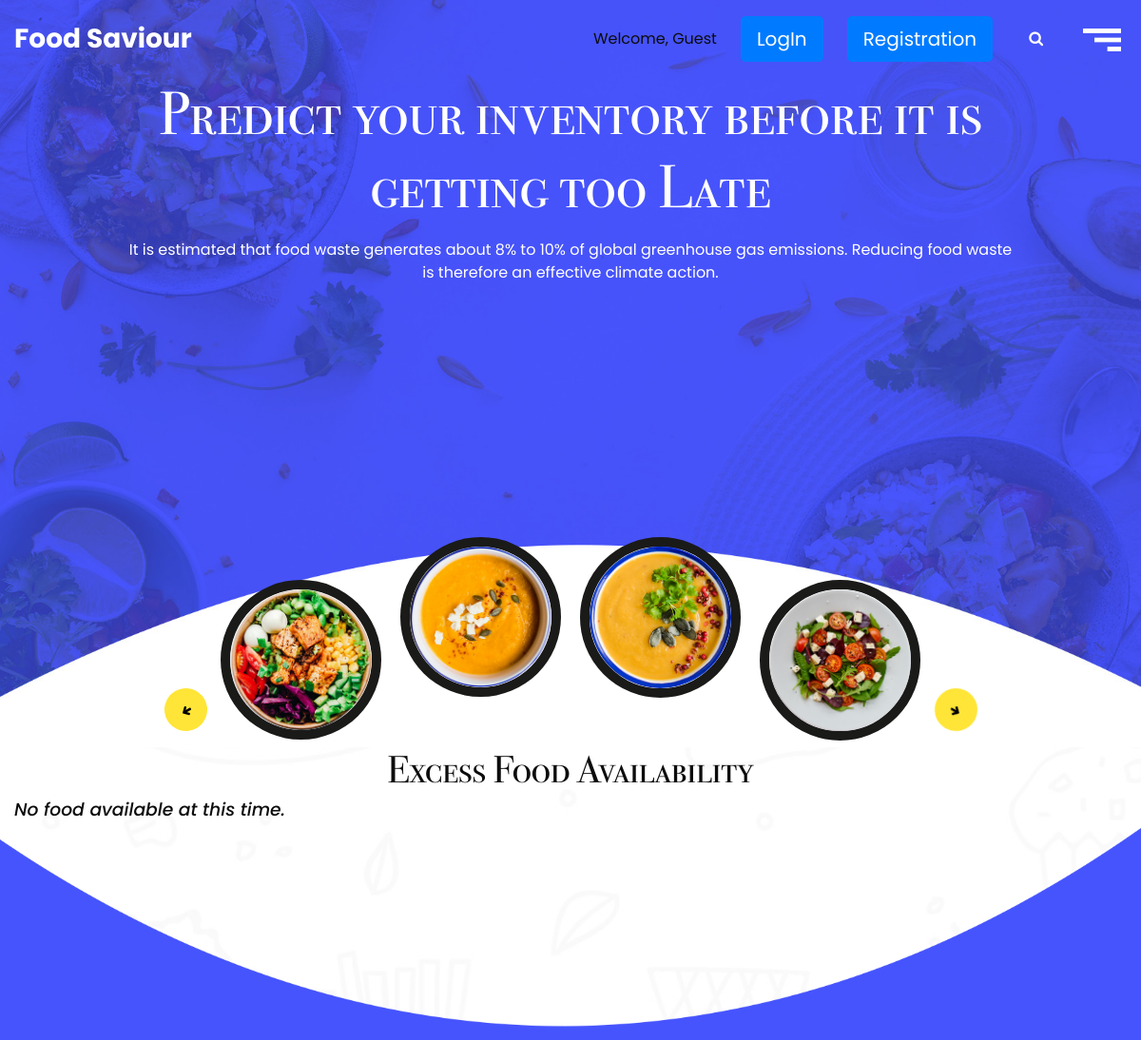
Before: / (upper part) with the older database file.
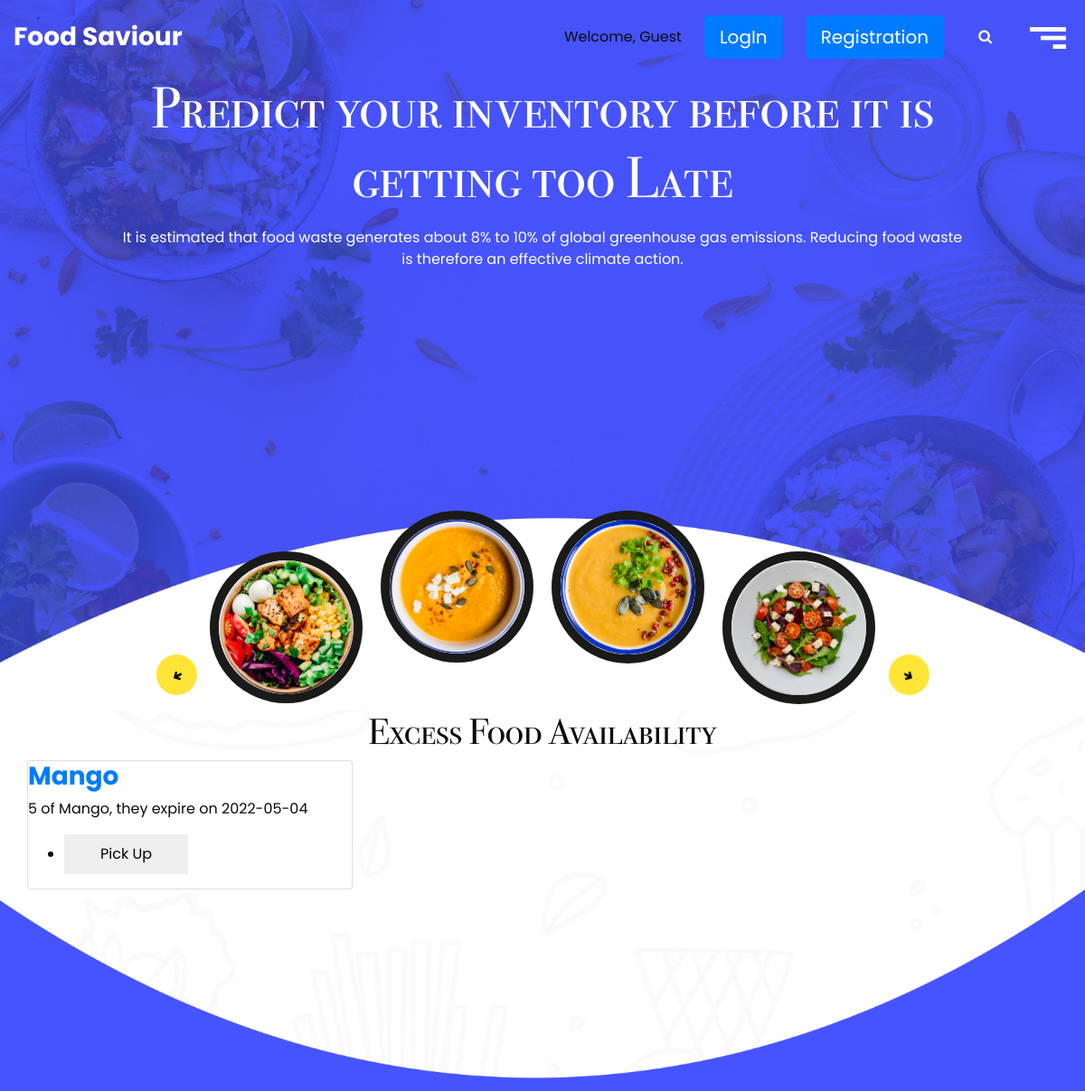
After: the same page with the newer database file.
### InventoryManagementApp/models.py (models this page shows)
class Food(models.Model):
    name = models.CharField(max_length=100)
    amount = models.CharField(max_length=100)
    expiration = models.CharField(max_length=100)
    address = models.CharField(max_length=1000, default='Carnegie Mellon')
    key = models.CharField(max_length=1200, default='asdf')
    phone = PhoneNumberField(unique = True, null = False, blank = False)

### InventoryManagementApp/views.py (the view, shortened to what this page needs)
# urls.py: path('', views.index, name='index'),
@csrf_exempt
def index(request):
    food_pickup_info = ''
    template_name = 'index.html'
    all_entries = Food.objects.all()  # get all foods
    return render(request, 'index.html', {'food_list': list(all_entries), 'food_pickup_info': food_pickup_info})

### InventoryManagementApp/Templates/index.html (shortened to what this page needs)
<!DOCTYPE html>
{% load static %}
<html>
<head>
  	<link href="{% static 'css/bootstrap.css' %}" rel="stylesheet">
  	<link href="{% static 'css/font-awesome.min.css' %}" rel="stylesheet">
  <link rel="stylesheet" href="https://cdnjs.cloudflare.com/ajax/libs/jquery-nice-select/1.1.0/css/nice-select.min.css" />
  <link rel="stylesheet" href="https://cdnjs.cloudflare.com/ajax/libs/slick-carousel/1.9.0/slick.min.css" />
  <link rel="stylesheet" href="https://cdnjs.cloudflare.com/ajax/libs/slick-carousel/1.9.0/slick-theme.min.css.map" />
  	<link href="{% static '/css/style.css' %}" rel="stylesheet">
    <link href="{% static 'css/responsive.css' %}" rel="stylesheet">
</head>
<body>
  <div class="hero_area">
    <header class="header_section">
      <div class="container-fluid">
        <nav class="navbar navbar-expand-lg custom_nav-container">
          <a class="navbar-brand" href="index.html">
            <span>
              Food Saviour
            </span>
          </a>
          <div class="" id="">
            <div class="User_option">
              <span class="display-8">Welcome, {{user.first_name.title|default:'Guest'}}</span>
              {% if user.is_authenticated %}
                <a class="btn btn-primary btn-lg" href="{% url 'users-profile' %}" class="nav-item nav-link">Profile</a>
                <a class="btn btn-primary btn-lg" href="{% url 'logout' %}" role="button">Logout</a>
            {% else %}
                <a class="btn btn-primary btn-lg" href="{% url 'login' %}" role="button">LogIn</a>
                <a class="btn btn-primary btn-lg" href="{% url 'register' %}" role="button">Registration</a>
            {% endif %}
              <form class="form-inline ">
                <button class="btn  nav_search-btn" type="submit">
                  <i class="fa fa-search" aria-hidden="true"></i>
                </button>
              </form>
            </div>
            <div class="custom_menu-btn">
              <button onclick="openNav()">
                	<img src="{% static 'images/menu.png' %}">
              </button>
            </div>
          </div>
        </nav>
      </div>
    </header>
    <section class="slider_section ">
      <div class="container ">
        <div class="row">
          <div class="col-lg-10 mx-auto">
            <div class="detail-box">
              <h1>
               Predict your inventory before it is getting too Late
              </h1>
              <p>It is estimated that food waste generates about 8% to 10% of global greenhouse gas emissions.
                 Reducing food waste is therefore an effective climate action.</p>
            </div>
      <div class="slider_container">
        <div class="item">
          <div class="img-box">
            	<img src="{% static 'images/slider-img1.png' %}">
          </div>
        </div>
        <div class="item">
          <div class="img-box">
           <img src="{% static 'images/slider-img2.png' %}">
          </div>
        </div>
        <div class="item">
          <div class="img-box">
            <img src="{% static 'images/slider-img3.png' %}">
          </div>
        </div>
        <div class="item">
          <div class="img-box">
            <img src="{% static 'images/slider-img4.png' %}">
          </div>
        </div>
      </div>
          </div></div></div>
    </section>
  </div>
  <section class="recipe_section ">
    <div class="container">
      <div class="heading_container heading_center">
        <h2> Excess Food Availability</h2>
      </div>
      <div class="row">
		{% if not food_list and not food_pickup_info %}
		<h3 class="title" style="text-align: center;font-style: italic;font-size: revert;">No food available at this time.</h3>
		{% elif food_list %}
        <div class="container">
          <div class="row">
				{% for food in food_list %}
				<div class="col-lg-4 col-md-6">
					<div class="card h-100">
						<div class="single-post post-style-4">
							<div class="display-table">
								<h3 class="title"><a href="#"><b>{{food.name}}</b></a></h3>
									<p class="para">{{food.amount}} of {{food.name}}, they expire on {{food.expiration}}</p>
							</div>
							<ul class="post-footer">
								<li><input type="submit" name="{{food.key}}" value="Pick Up" style="
									border: none;
				  color: black;
				  padding: 10px 40px;
				  cursor: pointer;"/></li>
							</ul>
						</div>
					</div>
				</div>
				{% endfor %}
			</div>
		</div>
      </div>
    </div>
    	{% endif %}
  </section>
  <section class="app_section">
  </section>
</body>
</html>

### static/css/style.css (style rules this page uses)
body { font-family: "Poppins", sans-serif; color: #0c0c0c; background-color: #ffffff; overflow-x: hidden; background-image: url(../images/body-bg.jpg); background-size: cover; }
.heading_container { display: -webkit-box; display: -ms-flexbox; display: flex; -webkit-box-orient: vertical; -webkit-box-direction: normal; -ms-flex-direction: column; flex-direction: column; -webkit-box-align: start; -ms-flex-align: start; align-items: flex-start; }
.heading_container h2 { font-size: 2.5rem; position: relative; font-weight: bold; margin-bottom: 0; font-family: "bodoni svtytwo sc itc tt book", sans-serif; font-weight: 400; padding-bottom: 7px; }
.heading_container h2::before { content: ""; position: absolute; bottom: 0; left: 50%; -webkit-transform: translateX(-50%); transform: translateX(-50%); width: 75px; height: 5px; }
.heading_container.heading_center { -webkit-box-align: center; -ms-flex-align: center; align-items: center; text-align: center; }
a, a:hover, a:focus { text-decoration: none; }
.btn, .btn:focus { outline: none !important; -webkit-box-shadow: none; box-shadow: none; }
.hero_area { position: relative; display: -webkit-box; display: -ms-flexbox; display: flex; -webkit-box-orient: vertical; -webkit-box-direction: normal; -ms-flex-direction: column; flex-direction: column; background-image: url(../images/hero-bg.jpg); background-size: cover; background-position: center bottom; background-repeat: no-repeat; }
.header_section { padding: 15px 0; }
.custom_nav-container { -webkit-box-pack: justify; -ms-flex-pack: justify; justify-content: space-between; padding: 0; }
.navbar-brand { margin: 0; }
.navbar-brand span { font-size: 28px; font-weight: bold; color: #ffffff; }
.User_option { display: -webkit-box; display: -ms-flexbox; display: flex; -webkit-box-align: center; -ms-flex-align: center; align-items: center; margin-left: auto; margin-right: 75px; }
.User_option a { color: #ffffff; margin-left: 25px; }
.User_option .form-inline { position: relative; margin-left: 25px; }
.User_option .form-inline button { color: #ffffff; }
.custom_menu-btn { z-index: 9; position: absolute; right: 0; top: 14px; }
.custom_menu-btn button { outline: none; border: none; background-color: transparent; display: -webkit-box; display: -ms-flexbox; display: flex; -webkit-box-align: center; -ms-flex-align: center; align-items: center; }
.custom_menu-btn button img { width: 40px; }
.slider_section { -webkit-box-flex: 1; -ms-flex: 1; flex: 1; display: -webkit-box; display: -ms-flexbox; display: flex; -webkit-box-align: center; -ms-flex-align: center; align-items: center; position: relative; }
.slider_section .row { -webkit-box-align: center; -ms-flex-align: center; align-items: center; }
.slider_section .detail-box { color: #ffffff; text-align: center; padding-bottom: 250px; }
.slider_section .detail-box h1 { font-size: 4rem; font-weight: bold; margin-bottom: 15px; font-family: "bodoni svtytwo sc itc tt book", sans-serif; font-weight: 400; }
.slider_section .slider_container { position: relative; z-index: 2; bottom: 0; width: 100%; }
.slider_section .slider_container .img-box { -webkit-transition: all .3s; transition: all .3s; margin-left: 10px; margin-right: 10px; }
.slider_section .slider_container .img-box img { width: 100%; border: 10px solid #1a1a19; border-radius: 100%; }
.slider_section .slider_container .slick-active .img-box { margin-top: 45px; }
.slider_section .slider_container .slick-active + .slick-active .img-box { margin-top: 0; }
.slider_section .slider_container .slick-active + .slick-active + .slick-active .img-box { margin-top: 0; }
.slider_section .slider_container .slick-active + .slick-active + .slick-active + .slick-active .img-box { margin-top: 45px; }
.app_section { background-image: url(../images/app-bg.png); background-size: 100% 100%; background-repeat: no-repeat; background-position: center center; padding: 225px 0 175px 0; color: #ffffff; }

### static/css/responsive.css (style rules this page uses)
@media (min-width: 1200px) { .container { max-width: 1170px; } }

Changed rows visible on the page:
added Food: name "Mango", amount "5", expiration "2022-05-04"
Other visible differences:
text no longer shown: "No food available at this time."
